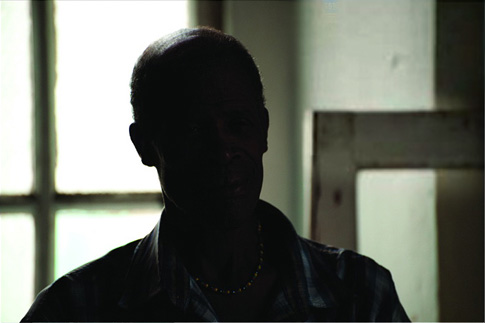
%> input picture 1-histogram-equalization/matlab/color.jpg, 485 x 323 px
$ octave --eval "result = rgb2hsi(imread('../color.jpg'));"   (GNU Octave 9; MATLAB toolbox functions it lacks are replaced by stand-ins)
%> lines starting %> are read from the running program, lines starting %| are printed output that depends on the picture
function hsi=rgb2hsi(img)
% e.g.
%   img=imread('color.jpg');
%   hsi=rgb2hsi(img);
%   rgb=hsi2rgb(img);
rows=length(img(:,1));
%> rows = 323
cols=length(img(1,:)) / length(img(1,1,:));
%> cols = 485
img=im2double(img);
hsi=img;
for i=1:rows
    for j=1:cols
        % get r g b
        r=img(i,j,1);
        g=img(i,j,2);
        b=img(i,j,3);
        % cal h
        num=0.5*((r-g)+(r-b));
        den=sqrt(power(r-g,2)+(r-b)*(g-b));
        theta=acos(num/(den+eps));
        if b<=g
            hsi(i,j,1)=theta;
        else
            hsi(i,j,1)=2*pi-theta;
        end
        % cal s
        if r+g+b==0
            hsi(i,j,2)=1-3*min(min(r,g),b)/(r+g+b+eps);
        else
            hsi(i,j,2)=1-3*min(min(r,g),b)/(r+g+b);
        end
        if hsi(i,j,2)==0
            hsi(i,j,1)=0;
        end
        % cal i
        hsi(i,j,3)=1/3*(r+g+b);
    end
end
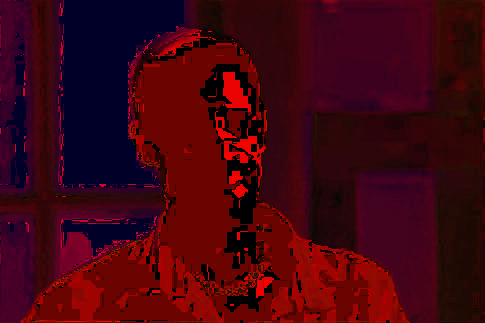
%> hsi: size 323x485x3 double; mean R, G, B 1.61, 0.0975, 0.402; drawn with min black and max white
hsi=im2uint8(hsi);
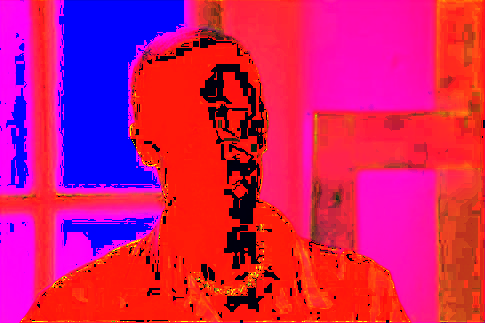
%> hsi: size 323x485x3 uint8; mean R, G, B 209.2, 24.8, 102.4
